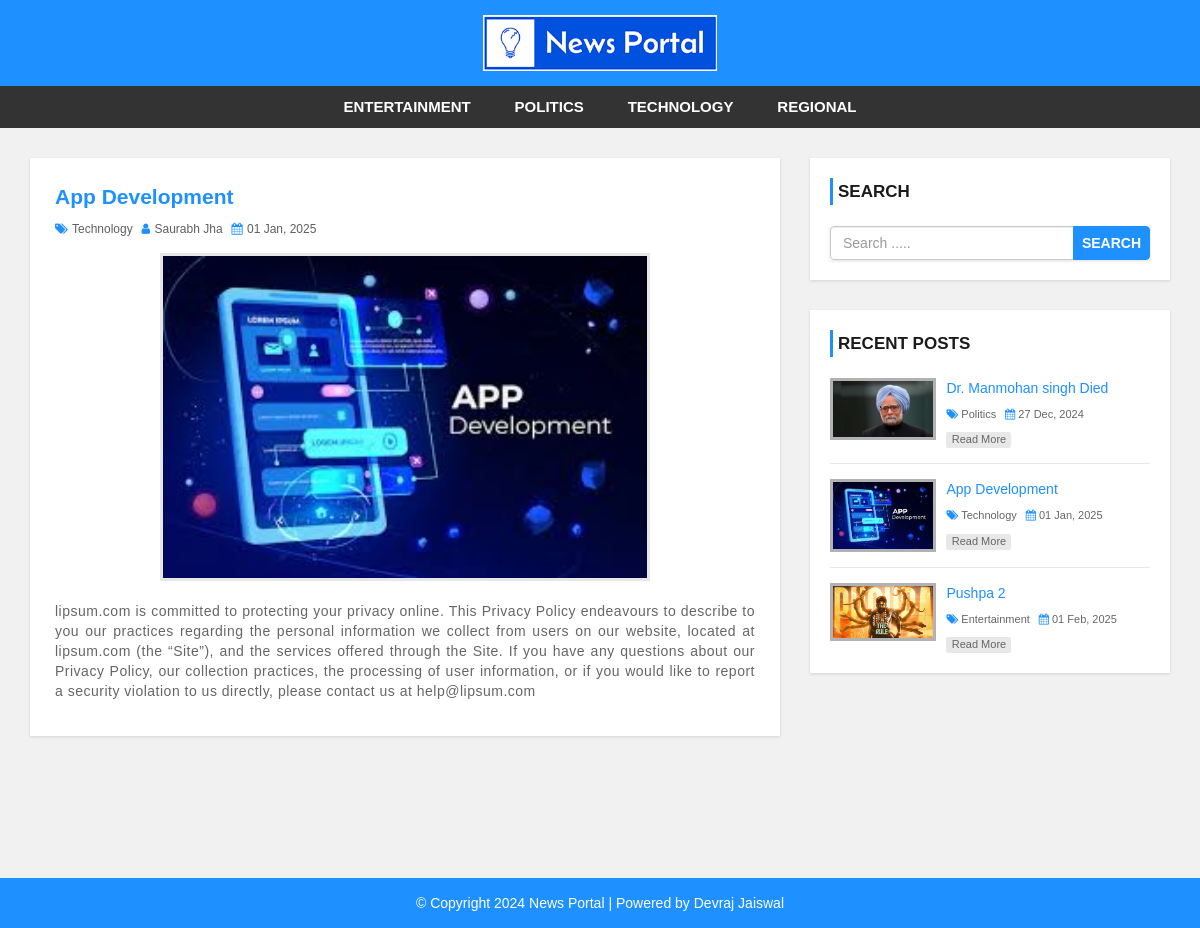
/single.php?post_id=58, run on the app's committed database.
### tables this page shows
CREATE TABLE `setting` (
  `website_name` varchar(60) NOT NULL,
  `logo` varchar(50) NOT NULL,
  `footer_desc` varchar(255) NOT NULL
);

CREATE TABLE `category` (
  `category_id` int(11) NOT NULL,
  `category_name` varchar(100) NOT NULL,
  `post` int(11) NOT NULL DEFAULT 0
);

CREATE TABLE `post` (
  `post_id` int(11) NOT NULL,
  `title` varchar(100) NOT NULL,
  `description` text NOT NULL,
  `category` varchar(100) NOT NULL,
  `post_date` varchar(50) NOT NULL,
  `author` int(11) NOT NULL,
  `post_img` varchar(100) NOT NULL
);

CREATE TABLE `user` (
  `user_id` int(10) UNSIGNED NOT NULL,
  `first_name` varchar(30) NOT NULL,
  `last_name` varchar(30) NOT NULL,
  `username` varchar(30) DEFAULT NULL,
  `password` varchar(40) DEFAULT NULL,
  `role` int(11) NOT NULL
);

### single.php (the view)
<?php include 'header.php'; ?>
<div id="main-content">
    <div class="container">
        <div class="row">
            <div class="col-md-8">
                <div class="post-container">
                    <?php
                    $post_id = $_GET['post_id'];
                    $sql = "select post.post_id, post.title, post.description, post.post_date, post.post_img, post.author, category.category_id, category.category_name, user.first_name, user.last_name from post
                            left join category on post.category= category.category_id
                            left join user on post.author = user.user_id where post_id= {$post_id}";
                    $result = mysqli_query($conn, $sql)  or die('query failed');
                    if (mysqli_num_rows($result) > 0) {
                        while ($row = mysqli_fetch_assoc($result)) {
                    ?>
                            <div class="post-content single-post">
                                <h3><?php echo $row['title']; ?></h3>
                                <div class="post-information">
                                    <span>
                                        <i class="fa fa-tags" aria-hidden="true"></i>
                                        <?php echo $row['category_name']; ?>
                                    </span>
                                    <span>
                                        <i class="fa fa-user" aria-hidden="true"></i>
                                        <a href='author.php?auth_id=<?php echo $row['author']; ?>'><?php echo $row['first_name'] . " " . $row['last_name']; ?></a>
                                    </span>
                                    <span>
                                        <i class="fa fa-calendar" aria-hidden="true"></i>
                                        <?php echo $row['post_date']; ?>
                                    </span>
                                </div>
                                <img class="single-feature-image" src="admin/upload/<?php echo $row['post_img']; ?>" alt="" />
                                <p class="description">
                                <?php echo $row['description']; ?>
                                </p>
                            </div>
                    <?php }
                    } else {
                        echo "<div class='alert alert-danger'>No Post available!</div>";
                    }  ?>
                </div>
            </div>
            <?php include 'sidebar.php'; ?>
        </div>
    </div>
</div>
<?php include 'footer.php'; ?>

### header.php (shortened to what this page needs)
<?php include 'config.php';
$sql = "select * from setting";
$result=mysqli_query($conn,$sql);
$row=mysqli_fetch_array($result);
?>
<!DOCTYPE html>
<html lang="en">
<head>
    <link rel="stylesheet" href="css/bootstrap.min.css" />
    <link rel="stylesheet" href="css/font-awesome.css">
    <link rel="stylesheet" href="css/style.css">
</head>
<body>
    <div id="header">
        <div class="container">
            <div class="row">
                <div class=" col-md-offset-4 col-md-4">
                    <a href="index.php" id="logo"><img src="admin/images/<?php echo $row['logo']; ?>"></a>
                </div>
            </div>
        </div>
    </div>
    <div id="menu-bar">
        <div class="container">
            <div class="row">
                <div class="col-md-12">
                    <?php
                    $sql = "select * from category where post > 0";
                    $result = mysqli_query($conn, $sql)  or die('query failed');
                    if (mysqli_num_rows($result) > 0) {
                    ?>
                        <ul class='menu'>
                            <?php
                            while ($row = mysqli_fetch_assoc($result)) {
                            ?>
                                <li><a href='category.php?category=<?php echo $row['category_name'] ?>'><?php echo $row['category_name'] ?></a></li>
                            <?php
                            }
                            ?>
                        </ul>
                    <?php
                    } else {
                        echo "No Category Found";
                    }
                    ?>
                </div>
            </div>
        </div>
    </div>

### sidebar.php
<div id="sidebar" class="col-md-4">
     <div class="search-box-container">
        <h4>Search</h4>
        <form class="search-post" action="search.php" method="GET">
            <div class="input-group">
                <input type="text" name="search" class="form-control" placeholder="Search .....">
                <span class="input-group-btn">
                    <button type="submit" class="btn btn-danger">Search</button>
                </span>
            </div>
        </form>
    </div>
    <div class="recent-post-container">
        <h4>Recent Posts</h4>
        <?php
        $recent_limit = 3;
        $sql1 = "select * from post";
        $row1 = mysqli_num_rows(mysqli_query($conn, $sql1));
        $offset = $row1 - 3;
        $sql = "select post.post_id, post.title, post.description, post.post_date, post.post_img, category.category_id, category.category_name, user.first_name, user.last_name from post
        left join category on post.category= category.category_id
        left join user on post.author = user.user_id order by post.post_date desc limit {$offset},{$recent_limit}";
        $result = mysqli_query($conn, $sql)  or die('query failed');
        if (mysqli_num_rows($result) > 0) {
            while ($row = mysqli_fetch_assoc($result)) {
        ?>
                <div class="recent-post">
                    <a class="post-img" href="single.php?post_id=<?php echo $row['post_id']; ?>">
                        <img src="admin/upload/<?php echo $row['post_img']; ?>" alt="" />
                    </a>
                    <div class="post-content">
                        <h5>
                            <a href='single.php?post_id=<?php echo $row['post_id']; ?>'><?php echo $row['title']; ?></a>
                        </h5>
                        <span>
                            <i class="fa fa-tags" aria-hidden="true"></i>
                            <a href='category.php?category=<?php echo $row['category_name']; ?>'><?php echo $row['category_name']; ?></a>
                        </span>
                        <span>
                            <i class="fa fa-calendar" aria-hidden="true"></i>
                            <?php echo $row['post_date']; ?>
                        </span>
                        <a class="read-more" href="single.php?post_id=<?php echo $row['post_id']; ?>">read more</a>
                    </div>
                </div>
        <?php }
        } else {
            echo "<div class='alert alert-danger'>No Post available!</div>";
        }  ?>
    </div>
</div>

### footer.php
<?php
$sql = "select * from setting";
$result = mysqli_query($conn, $sql);
$row = mysqli_fetch_array($result);
?>
<div id ="footer">
    <div class="container">
        <div class="row">
            <div class="col-md-12">
                <span><?php echo $row['footer_desc']; ?> <a href="http://www.devrajjaiswal.in">Devraj Jaiswal</a></span>
            </div>
        </div>
    </div>
</div>
</body>
</html>

### css/style.css (style rules this page uses)
body { background: #f1f1f1; font-family: sans-serif,arial,Helvetica; }
a, a:hover, a:focus { text-decoration: none; outline: none; }
ul { margin:0; padding:0; list-style:none; }
form { background: #fff; padding: 25px; box-shadow:0 1px 3px rgba(0, 0, 0, 0.13); }
#header { background: #1e90ff; text-align: center; padding: 15px; }
#logo { display: inline-block; width: 65%; }
#logo img { width: 100%; }
#menu-bar { background: #333; text-align: center; }
#menu-bar .menu > li { display: inline-block; }
.menu > li > a { padding: 10px 20px; display: block; text-transform: uppercase; color: #fff; font-size: 15px; font-weight:600; transition:all 0.5s ease 0s; }
#main-content { padding: 30px 0; min-height: 750px; }
#main-content .post-container { background-color: #fff; padding: 25px; box-shadow: 0 1px 3px rgba(0, 0, 0, 0.13); }
#main-content .post-content { border-bottom: 1px solid #d1d1d1; padding: 0 0 30px; margin-bottom:30px; }
#main-content .post-content img { width: 100%; }
#main-content .post-content h3 { font-size: 21px; line-height: 28px; font-weight: 600; margin: 0 0 7px; }
#main-content .post-content .post-information span { color: #606060; font-size: 12px; text-transform: capitalize; margin: 0 5px 5px 0; display: inline-block; }
#main-content .post-content .post-information i { color: #1e90ff; margin-right: 1px; }
#main-content .post-content .post-information a { color: #606060; text-decoration: none; }
#main-content .post-content p, #main-content .single-post p { color: #666; font-size: 14px; letter-spacing: 0.5px; margin:0 0 10px; }
#main-content .post-content a.read-more { color: #fff; background-color: #1E90FF; font-size: 12px; text-transform: capitalize; padding: 3px 8px; border-radius: 2px; transition: all 0.3s; }
#main-content .single-post { border: none; margin-bottom: 0; padding-bottom: 0; }
#main-content .single-post h3 { color: #1e90ff; }
#main-content .single-post .post-information { margin: 0 0 10px; }
#main-content .single-post p { text-align: justify; }
#main-content .single-post img.single-feature-image { width: 70%; margin: 0 auto 20px; display: block; border: 3px solid #e7e7e7; }
i.fa { color:#222; }
#sidebar h4 { color: #1A1A1A; font-size: 17px; line-height: 27px; font-weight:600; text-transform: uppercase; padding: 0 0 0 5px; margin: 0 0 21px; border-left: 3px solid #1e90ff; }
#sidebar .search-box-container { background-color: #fff; padding: 20px; margin: 0 0 30px; box-shadow: 0 1px 3px rgba(0, 0, 0, 0.13); }
#sidebar .search-post { padding: 0; }
#sidebar .search-post input { color: #606060; }
#sidebar .search-post .btn { font-weight: 600; text-transform: uppercase; padding: 6px 8px; background-color: #1E90FF; border-color: #1E90FF; outline: none; }
#sidebar .recent-post-container { padding: 20px; background: #fff; box-shadow: 0 1px 3px rgba(0, 0, 0, 0.13); }
#sidebar .recent-post { border-bottom: 1px solid #e7e7e7; padding: 0 0 15px; margin: 0 0 15px; }
#sidebar .recent-post:last-child { margin: 0; padding: 0; border: none; }
#sidebar .recent-post .post-img { display: inline-block; width: 33%; border: 3px solid rgba(0,0,0,0.3); vertical-align: top; transition: border .3s; }
#sidebar .recent-post .post-img img { width: 100%; }
#sidebar .recent-post .post-content { width: 65%; display: inline-block; border: none; padding: 0 0 0 7px; margin: 0; }
#sidebar .recent-post h5 { font-size: 14px; line-height: 20px; margin: 0 0 5px; }
#sidebar .recent-post h5 a { color: #1E90FF; }
#sidebar .recent-post span { color: #666; font-size: 11px; display: inline-block; margin: 0 5px 10px 0; }
#sidebar .recent-post span a { color: #666; }
#sidebar .recent-post span i { color: #1E90FF; }
#sidebar .recent-post a.read-more { color: #666; background-color: rgba(0,0,0,0.09); width: 65px; font-size: 11px; text-align: center; padding: 0; display: block; transition: all 0.3s; }
#footer { color: #fff; padding:15px 0; text-align:center; background-color:#1e90ff; }
#footer a { color:#fff; }

### data on the page
setting: logo (picture), footer_desc "© Copyright 2024 News Portal | Powered by"
category: category_name "ENTERTAINMENT"
category: category_name "POLITICS"
category: category_name "TECHNOLOGY"
category: category_name "REGIONAL"
post: title "App Development", category.category_name "Technology", user.first_name "Saurabh", user.last_name "Jha", post_date "01 Jan, 2025", post_img (picture), description "lipsum.com is committed to protecting your privacy online. This Privacy Policy endeavours to describe to you our practices regarding the personal information we collect from users on our website, located at lipsum.com (the “Site”), and the services offered through the Site. If you have any questions about our Privacy Policy, our collection practices, the processing of user information, or if you would like to report a security violation to us directly, please contact us at help@lipsum.com"
post: post_img (picture), title "Dr. Manmohan singh Died", category.category_name "Politics", post_date "27 Dec, 2024"
post: post_img (picture), title "Pushpa 2", category.category_name "Entertainment", post_date "01 Feb, 2025"
